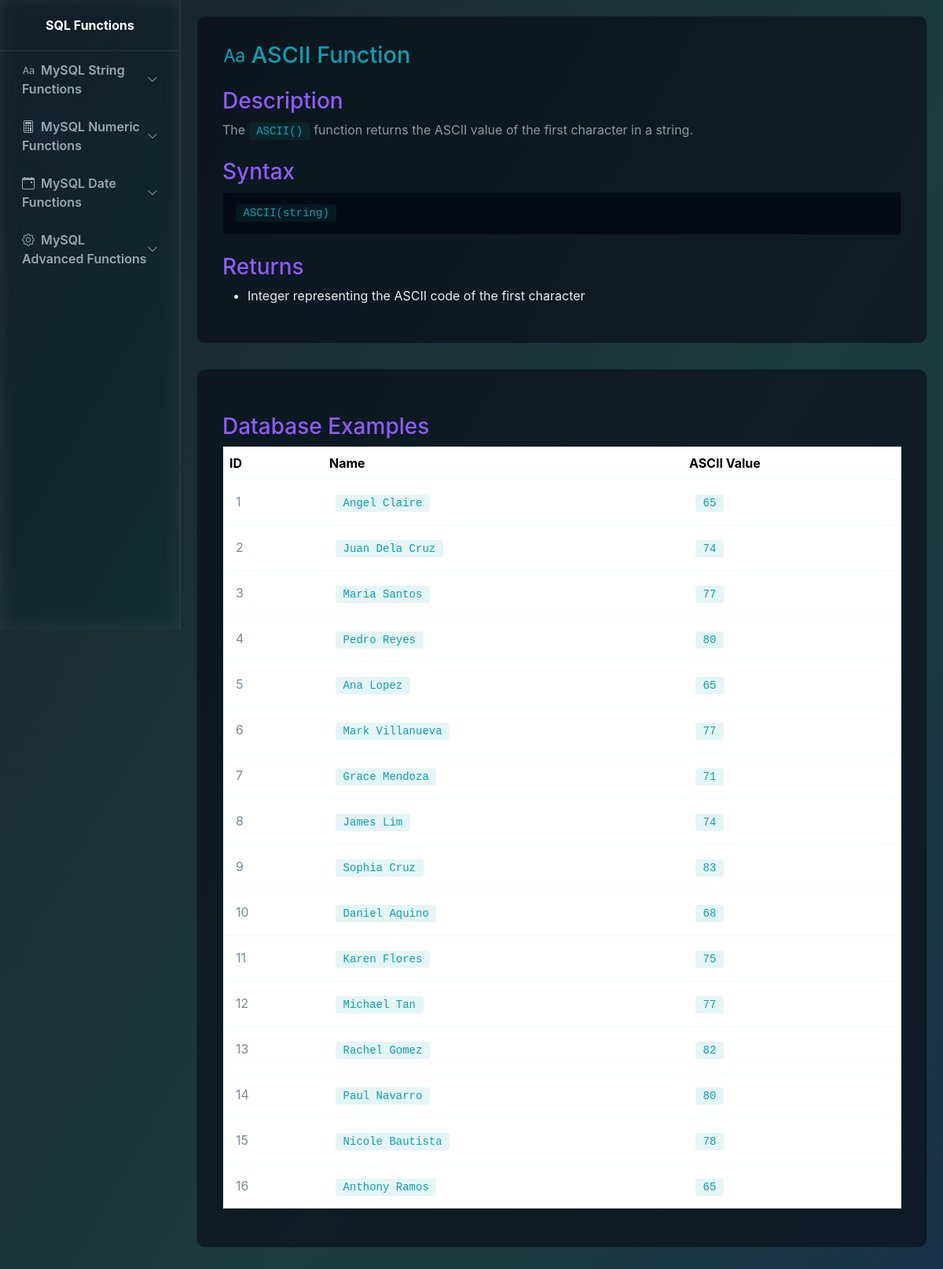
Screenshot of /pages/string/ascii.php with the database file from the repository.
### tables this page shows
CREATE TABLE `employee` (
  `ID` int(11) NOT NULL,
  `Name` varchar(50) NOT NULL,
  `Department` varchar(50) NOT NULL,
  `Salary` decimal(10,2) NOT NULL,
  `Hire_Date` date NOT NULL
);

### pages/string/ascii.php (the view, shortened to what this page needs)
<!DOCTYPE html>
<html lang="en">
<head>
  <link href="https://cdn.jsdelivr.net/npm/bootstrap@5.3.2/dist/css/bootstrap.min.css" rel="stylesheet">
  <link href="https://cdn.jsdelivr.net/npm/bootstrap-icons@1.10.5/font/bootstrap-icons.css" rel="stylesheet">
    <link href="/IT223-TASK3/style.css" rel="stylesheet">
</head>
<body>
  <aside class="sidebar" id="sidebar">
    <div class="brand">
      <div class="fw-bold">SQL Functions</div>
    </div>
    <nav class="px-2">
      <a class="nav-link d-flex justify-content-between align-items-center"
         data-bs-toggle="collapse" href="#stringFunctions" role="button"
         aria-expanded="false" aria-controls="stringFunctions">
        <span><i class="bi bi-type me-2"></i>MySQL String Functions</span>
        <i class="bi bi-chevron-down small"></i>
      </a>
      <a class="nav-link d-flex justify-content-between align-items-center"
         data-bs-toggle="collapse" href="#numericFunctions" role="button"
         aria-expanded="false" aria-controls="numericFunctions">
        <span><i class="bi bi-calculator me-2"></i>MySQL Numeric Functions</span>
        <i class="bi bi-chevron-down small"></i>
      </a>
      <a class="nav-link d-flex justify-content-between align-items-center"
         data-bs-toggle="collapse" href="#dateFunctions" role="button"
         aria-expanded="false" aria-controls="dateFunctions">
        <span><i class="bi bi-calendar-event me-2"></i>MySQL Date Functions</span>
        <i class="bi bi-chevron-down small"></i>
      </a>
      <a class="nav-link d-flex justify-content-between align-items-center"
         data-bs-toggle="collapse" href="#advancedFunctions" role="button"
         aria-expanded="false" aria-controls="advancedFunctions">
        <span><i class="bi bi-gear me-2"></i>MySQL Advanced Functions</span>
        <i class="bi bi-chevron-down small"></i>
      </a>
    </nav>
  </aside>
<div class="page-content">
  <div class="function-card">
    <h2><i class="bi bi-type me-2"></i>ASCII Function</h2>
    <h3>Description</h3>
    <p>The <code>ASCII()</code> function returns the ASCII value of the first   character in a string.</p>
    <h3>Syntax</h3>
    <pre><code>ASCII(string)</code></pre>
    <h3>Returns</h3>
    <ul style="color: #e6eef3;">
      <li>Integer representing the ASCII code of the first character</li>
    </ul>
  </div>
  <div class="function-card">
    <h3>Database Examples</h3>
    <table class="table example-table">
      <thead>
        <tr>
          <th>ID</th>
          <th>Name</th>
          <th>ASCII Value</th>
        </tr>
      </thead>
      <tbody>
        <?php
          include "../../config.php";
              $sql = "SELECT ID, Name, Department, ASCII(Name) AS ascii_value FROM employee LIMIT 20";
              $result = $conn->query($sql);
              if ($result) {
                while ($row = $result->fetch_assoc()) {
                  echo "<tr>";
                  echo "<td>" . htmlspecialchars($row['ID']) . "</td>";
                  echo "<td><code>" . htmlspecialchars($row['Name']) . "</code></td>";
                  echo "<td><code>" . htmlspecialchars($row['ascii_value']) . "</code></td>";
                  echo "</tr>";
                }
              } else {
                echo "<tr><td colspan=\"4\">Query error: " . htmlspecialchars($conn->error) . "</td></tr>";
              }
        ?>
      </tbody>
    </table>
  </div>
</div>
</body>
</html>

### style.css (style rules this page uses)
:root { --bg:#0B0F16; --card: rgba(255,255,255,0.05); --glass: rgba(255, 255, 255, 0.06); --glass1: rgba(13, 43, 70, 0.712); --accent1:#00E5FF; --accent2:#8E5CFF; --accent3:#0ca0b1; --muted:#9AA7B2; --glass-border: rgba(255,255,255,0.08); --cardA: rgba(69, 47, 140, 0.701); }
body { margin: 0; font-family: Inter, system-ui, -apple-system, "Segoe UI", Roboto, "Helvetica Neue", Arial; color: #e6eef3; min-height: 100vh; background: radial-gradient(600px 400px at 10% 10%, rgba(92,110,255,0.06), transparent 8%), radial-gradient(700px 450px at 90% 90%, rgba(0,229,168,0.04), transparent 8%); position: relative; overflow-x: hidden; }
.sidebar { width: 230px; position: fixed; height: 100vh; top: 0; left: 0; background: var(--glass); backdrop-filter: blur(10px) saturate(120%); border-right: 1px solid var(--glass-border); color: white; display: flex; flex-direction: column; transition: all .3s ease; z-index: 3000; overflow: hidden; }
.sidebar .brand { text-align: center; padding: 20px; border-bottom: 1px solid var(--glass-border); }
.sidebar nav { flex: 1; overflow-y: auto; padding-bottom: 20px; }
.sidebar nav a, .sidebar nav .nav-link { display: block; color: var(--muted); padding: 12px 20px; text-decoration: none; font-weight: 600; border-radius: 8px; transition: all .2s; }
.page-content { margin-left: 230px; padding: 20px; background: transparent; transition: margin-left .3s; }
h2, h3, h5, h6 { color: var(--accent1); }
.function-card { background: rgba(6, 11, 20, 0.6); border: 1px solid rgba(0, 229, 255, 0.1); border-radius: 12px; padding: 2rem; margin-bottom: 2rem; }
.function-card h2 { color: var(--accent3); font-size: 1.8rem; }
.function-card h3 { color: var(--accent2); margin-top: 1.5rem; }
.function-card p { color: #8a9aaa; }
.function-card code { background: rgba(0, 155, 155, 0.1); color: var(--accent3); padding: 0.2rem 0.6rem; border-radius: 4px; font-family: "Courier New", monospace; }
.function-card pre { background: rgba(6, 11, 20, 0.9); border: 1px solid rgba(0, 229, 255, 0.08); padding: 1rem; overflow-x: auto; color: var(--accent3); }
.example-table { background: rgba(6, 11, 20, 0.5); border: 1px solid rgba(0, 229, 255, 0.08); border-radius: 8px; }
.example-table thead { background: rgba(6, 11, 20, 0.8); color: var(--accent3); }
.example-table td { color: #7a8a99; padding: 1rem; }

### rows the page displays
employee: ID "1", Name "Angel Claire", ascii_value "65"
employee: ID "2", Name "Juan Dela Cruz", ascii_value "74"
employee: ID "3", Name "Maria Santos", ascii_value "77"
employee: ID "4", Name "Pedro Reyes", ascii_value "80"
employee: ID "5", Name "Ana Lopez", ascii_value "65"
employee: ID "6", Name "Mark Villanueva", ascii_value "77"
employee: ID "7", Name "Grace Mendoza", ascii_value "71"
employee: ID "8", Name "James Lim", ascii_value "74"
employee: ID "9", Name "Sophia Cruz", ascii_value "83"
employee: ID "10", Name "Daniel Aquino", ascii_value "68"
employee: ID "11", Name "Karen Flores", ascii_value "75"
employee: ID "12", Name "Michael Tan", ascii_value "77"
employee: ID "13", Name "Rachel Gomez", ascii_value "82"
employee: ID "14", Name "Paul Navarro", ascii_value "80"
employee: ID "15", Name "Nicole Bautista", ascii_value "78"
employee: ID "16", Name "Anthony Ramos", ascii_value "65"
